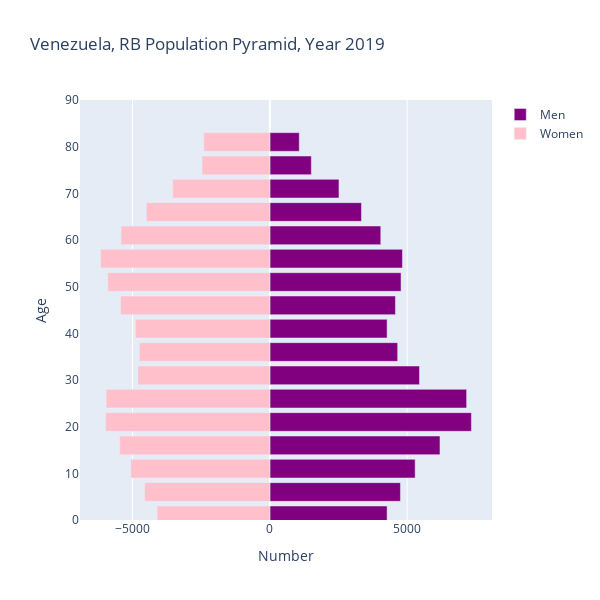

Notebook source saved alongside this figure:
### Code cell
py.init_notebook_mode(connected=True)

layout = go.Layout(barmode='overlay', title = 'Venezuela, RB Population Pyramid, Year 2019',
                    width=600, height=600,
                   yaxis=go.layout.YAxis(range=[0, 90], title='Age'),
                   xaxis=go.layout.XAxis(title='Number'))

bins = [go.Bar(x = curacao_100_pop.loc[str(2019),:].filter(regex="Male").values,
               y = [int(s[:2])+1 for s in age_ranges],
               orientation='h',
               name='Men',
               marker=dict(color='purple'),
               hoverinfo='skip'
               ),

        go.Bar(x = -curacao_100_pop.loc[str(2019),:].filter(regex="Female").values,
               y=[int(s[:2])+1 for s in age_ranges],
               orientation='h',
               name='Women',
               marker=dict(color='pink'),
               hoverinfo='skip',
               )
        ]
py.iplot(dict(data=bins, layout=layout))
#go.title('Samoa Population Pyramid')

### Figure 1 — Plotly figure (JSON) as saved in the notebook; plotly's stock layout.template omitted (floating-point values rounded to 4 significant figures)
{"data": [{"hoverinfo": "skip", "marker": {"color": "purple"}, "name": "Men", "orientation": "h", "type": "bar", "x": [4269, 4754, 5290, 6194, 7338, 7164, 5448, 4653, 4269, 4572, 4776, 4827, 4038, 3335, 2516, 1510, 1070], "y": [1, 6, 11, 16, 21, 26, 31, 36, 41, 46, 51, 56, 61, 66, 71, 76, 81]}, {"hoverinfo": "skip", "marker": {"color": "pink"}, "name": "Women", "orientation": "h", "type": "bar", "x": [-4107, -4563, -5061, -5465, -5979, -5963, -4804, -4752, -4897, -5432, -5898, -6163, -5418, -4501, -3537, -2469, -2408], "y": [1, 6, 11, 16, 21, 26, 31, 36, 41, 46, 51, 56, 61, 66, 71, 76, 81]}], "layout": {"barmode": "overlay", "height": 600, "title": {"text": "Venezuela, RB Population Pyramid, Year 2019"}, "width": 600, "xaxis": {"title": {"text": "Number"}}, "yaxis": {"range": [0, 90], "title": {"text": "Age"}}}}
